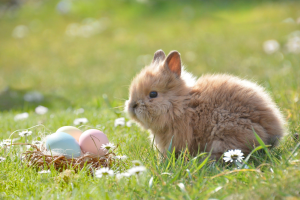
#> input picture Mithun/ODS- Final/easter.png, 300 x 200 px
$ python ex22.py
#> lines starting #> are read from the running program, lines starting #| are printed output that depends on the picture
import numpy as np
import matplotlib.pyplot as plt
from numpy import fft
from matplotlib.image import imread
from matplotlib.pyplot import imshow

def get_difference(original, filtered):
    differences = (np.subtract(original, filtered)).reshape(-1)
    avg_difference = (np.sum(differences)) / differences.size
    return avg_difference


def get_minimum_number_of_coef(image):
    coef_array = fft.fft2(image)
    sorted_coef_array = np.sort(np.abs(coef_array.reshape(-1)))  # sort coef and #reshape convert 2D array into a Vector
    i = 237100
    while i <= 228000:
        thresh = sorted_coef_array[i]
        ind = np.abs(coef_array) > thresh
        filtered_coef = coef_array * ind
        real_valued_compressed_data = fft.ifft2(filtered_coef).real

        plt.figure(i)
        plt.title('Convert ' + str(i) + ' %')
        plt.imshow(real_valued_compressed_data)
        i += 10


if __name__ == '__main__':
    A = imread('easter.png')
#> A is the input picture: shape (200, 300, 4) float32; mean R, G, B, A 0.644, 0.648, 0.404, 1

    np.shape(A)  # for getting the dimention
    # imshow(A)
    coef_array = fft.fft2(A)
    # print('coef array ', coef_array)

    sorted_coef_array = np.sort(np.abs(coef_array.reshape(-1)))  # sort coef and #reshape convert 2D array into a Vector
    # print('sorted coef array ', sorted_coef_array)
    i = 0
    # print('sorted coef array size', sorted_coef_array.size)
    for keep in (1, 0.1, 0.05, 0.02, 0.01, 0.001):
        minimum_coef_index = int(np.floor((1 - keep) * len(sorted_coef_array)))
        # print('minimum coef index', minimum_coef_index)
        thresh = sorted_coef_array[minimum_coef_index]  # minimum coef value
        # print('text', np.abs(coef_array))
        ind = np.abs(coef_array) > thresh
        # print('text2', ind)
        filtered_coef = coef_array * ind
        real_valued_compressed_data = fft.ifft2(filtered_coef).real
        #     print('text3', real_valued_compressed_data)

        plt.figure(i)
        plt.title('Convertion ' + str(keep * 100) + ' %')
        plt.imshow(real_valued_compressed_data)
        plt.show()
        i += 1
        d = get_difference(A, real_valued_compressed_data)
        print(d)
#> this loop made 6 passes
#> (minimum_coef_index, thresh, d) on passes 1 to 6: (0, 1.49e-08, -1.62e-17), (216000, 4.26, -4.25e-17), (228000, 6.94, -4.31e-17), (235200, 12.22, -4.15e-17), (237600, 19.02, -3.94e-17), (239760, 205.9, -3.67e-17)
#| -1.6229595792283113e-17
#| -4.2501881643749093e-17
#| -4.312892635619884e-17
#| -4.147793219999585e-17
#| -3.9395338842969826e-17
#| -3.6663265016538085e-17
#> pass 2, `ind = np.abs(coef_array) > thresh`:
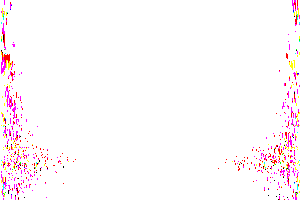
#> ind: shape (200, 300, 4) bool; mean of channels 0, 1, 2, 3 0.19, 0.0649, 0.0796, 0.0649; transparent parts drawn white
#> pass 2, `real_valued_compressed_data = fft.ifft2(filtered_coef).real`:
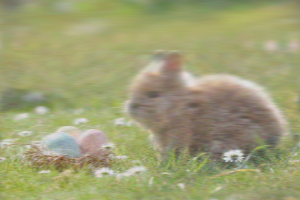
#> real_valued_compressed_data: shape (200, 300, 4) float64; mean of channels 0, 1, 2, 3 0.644, 0.648, 0.403, 1; transparent parts drawn white
#> pass 2, `plt.show()`:
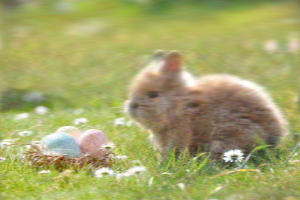
#> shown: shape (200, 300, 4) float64; mean R, G, B, A 0.644, 0.648, 0.403, 0.989; transparent parts drawn white
#> after the loop, i = 6

    # get_minimum_number_of_coef(A)
